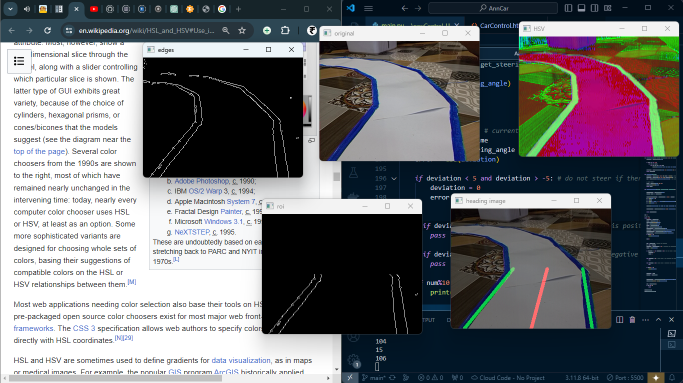
#> input picture image.png, 1365 x 765 px, given in place of video, which was not available (shown at 1/2 size)
$ python main.py
#> lines starting #> are read from the running program, lines starting #| are printed output that depends on the picture; after the words box and inside, x2 and y2 are one past the last pixel; in counts of white or black regions, pixels touching at a corner belong together; pictures that were not available may be replaced by others from this repository, and a replacement may not be noted
import math
import time
import cv2
import numpy as np
import asyncio
import aiohttp
videoUrl = 'http://192.168.0.100:8080/video'
carUrl = 'http://192.168.0.104/?State='

video = cv2.VideoCapture(videoUrl)
video.set(cv2.CAP_PROP_FRAME_WIDTH,320) # set the width to 320 p
video.set(cv2.CAP_PROP_FRAME_HEIGHT,240) # set the height to 240 p

async def steer_alvinn(url):
    async with aiohttp.ClientSession() as session:
        async with session.get(url) as response:
            return await response.text()


def convert_to_HSV(frame):
    hsv = cv2.cvtColor(frame,cv2.COLOR_BGR2HSV)
    cv2.imshow('HSV',hsv)
    return hsv

def region_of_interest(edges):
    height, width = edges.shape # extract the height and width of the edges frame
    mask = np.zeros_like(edges) # make an empty matrix with same dimensions of the edges frame

    # only focus lower half of the screen
    # specify the coordinates of 4 points (lower left, upper left, upper right, lower right)
    polygon = np.array([[
        (0, height),
        (0,  height/2),
        (width , height/2),
        (width , height),
    ]], np.int32)

    cv2.fillPoly(mask, polygon, 255) # fill the polygon with blue color
    cropped_edges = cv2.bitwise_and(edges, mask)
    cv2.imshow("roi",cropped_edges)
    return cropped_edges

def detect_line_segments(cropped_edges):
    rho = 1
    theta = np.pi / 180
    min_threshold = 10
    line_segments = cv2.HoughLinesP(cropped_edges, rho, theta, min_threshold,
                                    np.array([]), minLineLength=5, maxLineGap=0)
    return line_segments

def make_points(frame, line):
    height, width, _ = frame.shape
    slope, intercept = line
    y1 = height  # bottom of the frame
    y2 = int(y1 / 2)  # make points from middle of the frame down

    if slope == 0:
        slope = 0.1

    x1 = int((y1 - intercept) / slope)
    x2 = int((y2 - intercept) / slope)

    return [[x1, y1, x2, y2]]

def average_slope_intercept(frame, line_segments):
    lane_lines = []

    if line_segments is None:
        print("no line segment detected")
        return lane_lines

    height, width,_ = frame.shape
    left_fit = []
    right_fit = []
    boundary = 1/3

    left_region_boundary = width * (1 - boundary)
    right_region_boundary = width * boundary

    for line_segment in line_segments:
        for x1, y1, x2, y2 in line_segment:
            if x1 == x2:
                # print("skipping vertical lines (slope = infinity)")
                continue

            fit = np.polyfit((x1, x2), (y1, y2), 1)
            slope = (y2 - y1) / (x2 - x1)
            intercept = y1 - (slope * x1)

            if slope < 0:
                if x1 < left_region_boundary and x2 < left_region_boundary:
                    left_fit.append((slope, intercept))
            else:
                if x1 > right_region_boundary and x2 > right_region_boundary:
                    right_fit.append((slope, intercept))

    left_fit_average = np.average(left_fit, axis=0)
    if len(left_fit) > 0:
        lane_lines.append(make_points(frame, left_fit_average))

    right_fit_average = np.average(right_fit, axis=0)
    if len(right_fit) > 0:
        lane_lines.append(make_points(frame, right_fit_average))

    # lane_lines is a 2-D array consisting the coordinates of the right and left lane lines
    # for example: lane_lines = [[x1,y1,x2,y2],[x1,y1,x2,y2]]
    # where the left array is for left lane and the right array is for right lane
    # all coordinate points are in pixels
    return lane_lines

def get_steering_angle(frame, lane_lines):
    height, width, _ = frame.shape

    if len(lane_lines) == 2: # if two lane lines are detected
        _, _, left_x2, _ = lane_lines[0][0] # extract left x2 from lane_lines array
        _, _, right_x2, _ = lane_lines[1][0] # extract right x2 from lane_lines array
        mid = int(width / 2)
        x_offset = (left_x2 + right_x2) / 2 - mid
        y_offset = int(height / 2)

    elif len(lane_lines) == 1: # if only one line is detected
        x1, _, x2, _ = lane_lines[0][0]
        x_offset = x2 - x1
        y_offset = int(height / 2)

    elif len(lane_lines) == 0: # if no line is detected
        x_offset = 0
        y_offset = int(height / 2)

    angle_to_mid_radian = math.atan(x_offset / y_offset)
    angle_to_mid_deg = int(angle_to_mid_radian * 180.0 / math.pi)
    steering_angle = angle_to_mid_deg + 90

    return steering_angle

def display_lines(frame, lines, line_color=(0, 255, 0), line_width=6): # line color (B,G,R)
    line_image = np.zeros_like(frame)

    if lines is not None:
        for line in lines:
            for x1, y1, x2, y2 in line:
                cv2.line(line_image, (x1, y1), (x2, y2), line_color, line_width)

    line_image = cv2.addWeighted(frame, 0.8, line_image, 1, 1)
    return line_image

def detect_edges(frame):
    lower_blue = np.array([90, 120, 0], dtype = "uint8") # lower limit of blue color
    upper_blue = np.array([150, 255, 255], dtype="uint8") # upper limit of blue color
    mask = cv2.inRange(frame,lower_blue,upper_blue) # this mask will filter out everything but blue

    # detect edges
    edges = cv2.Canny(mask, 50, 100)
    cv2.imshow("edges",edges)
    return edges

def display_heading_line(frame, steering_angle, line_color=(0, 0, 255), line_width=5 ):

    heading_image = np.zeros_like(frame)
    height, width, _ = frame.shape

    steering_angle_radian = steering_angle / 180.0 * math.pi
    x1 = int(width / 2)
    y1 = height
    x2 = int(x1 - height / 2 / math.tan(steering_angle_radian))
    y2 = int(height / 2)

    cv2.line(heading_image, (x1, y1), (x2, y2), line_color, line_width)

    heading_image = cv2.addWeighted(frame, 0.8, heading_image, 1, 1)

    return heading_image

# The loop
async def main():
    num = 0
    lastTime = 0
    lastError = 0

    # PD constants
    Kp = 0.4
    Kd = Kp * 0.65

    while True:
        ret,frame = video.read()
        frame = cv2.flip(frame, 1)
        cv2.imshow("original",frame)
        hsv = convert_to_HSV(frame)
        edges = detect_edges(hsv)
        roi = region_of_interest(edges)
        line_segments = detect_line_segments(roi)
        lane_lines = average_slope_intercept(frame,line_segments)
        lane_lines_image = display_lines(frame,lane_lines)
        steering_angle = get_steering_angle(frame, lane_lines)
        if num%7 == 0:
            print(steering_angle)


            now = time.time() # current time variable
            dt = now - lastTime
            deviation = steering_angle - 90 # equivalent to angle_to_mid_deg variable
            error = abs(deviation)

            if deviation < 5 and deviation > -5: # do not steer if there is a 10-degree error range
                deviation = 0
                error = 0
                data = await steer_alvinn(carUrl+'60')

            elif deviation > 5: # steer right if the deviation is positive
                data = await steer_alvinn(carUrl+'80')

            elif deviation < -5: # steer left if deviation is negative
                data = await steer_alvinn(carUrl+'40')


        lastError = error
        lastTime = time.time()
        num+=1


        heading_image = display_heading_line(lane_lines_image,steering_angle)
        cv2.imshow("heading image",heading_image)

        key = cv2.waitKey(1)
        if key == 27:
            break
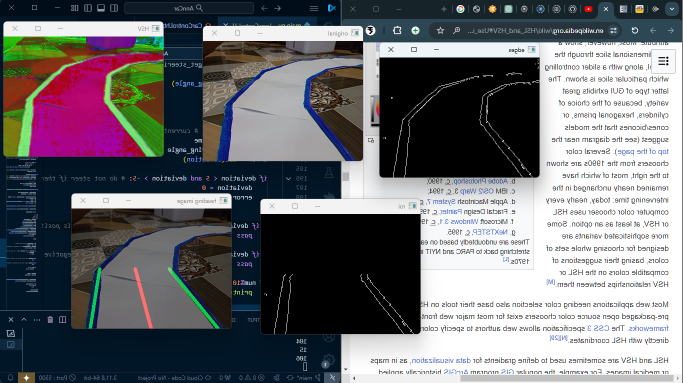
#> window 'original': shape (765, 1365, 3) (shown at 1/2 size); mean B, G, R 115.5, 111.4, 110.5
#> in convert_to_HSV, `hsv = cv2.cvtColor(frame,cv2.COLOR_BGR2HSV)`: hsv: shape (765, 1365, 3); mean H, S, V 52.8, 88.7, 125.8
#> in detect_edges, `lower_blue = np.array([90, 120, 0], dtype = "uint8")`: lower_blue = [90, 120, 0]
#> in detect_edges, `mask = cv2.inRange(frame,lower_blue,upper_blue)`:
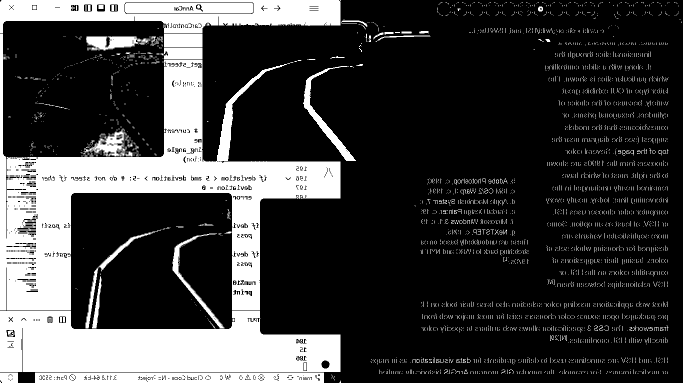
#> mask: shape (765, 1365) (shown at 1/2 size); 23.7% white; 3933 white regions (3814 under 20 px), largest, box (x1, y1, x2, y2) and area: (0, 68, 681, 621) 107385, (0, 622, 681, 744) 62487, (0, 0, 681, 67) 30861
#> in detect_edges, `edges = cv2.Canny(mask, 50, 100)`:
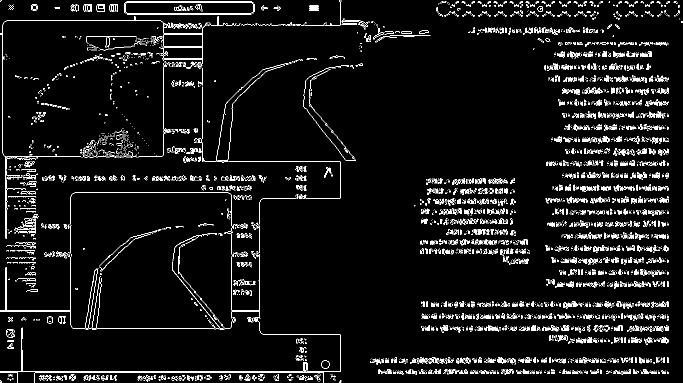
#> edges: shape (765, 1365) (shown at 1/2 size); 5.1% white in thin lines or dots
#> in region_of_interest, `height, width = edges.shape`: height = 765; width = 1365
#> in region_of_interest, `polygon = np.array([[ (0, height), (0,  height/2), (width , height/2),..`: polygon = [[0, 765], [0, 382], [1365, 382], [1365, 765]]
#> in region_of_interest, `cv2.fillPoly(mask, polygon, 255)`:
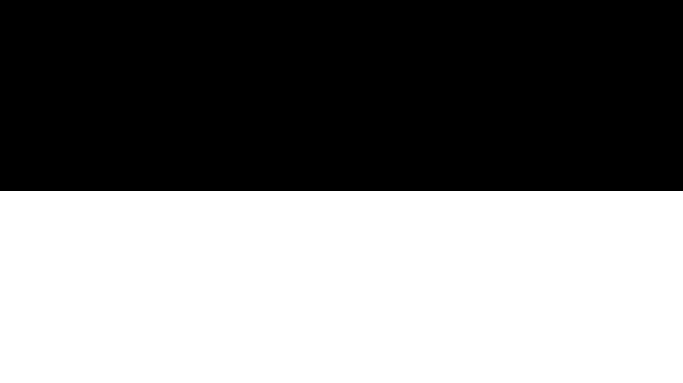
#> mask: shape (765, 1365) (shown at 1/2 size); 50.1% white; 1 black region, box (x1, y1, x2, y2) and area: (0, 0, 1365, 382) 521430
#> in region_of_interest, `cropped_edges = cv2.bitwise_and(edges, mask)`:
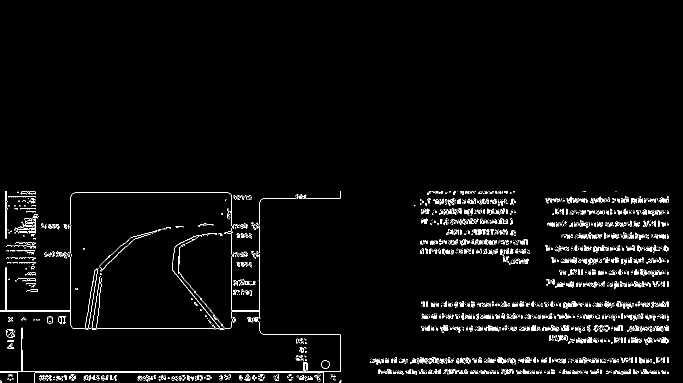
#> cropped_edges: shape (765, 1365) (shown at 1/2 size); 2.8% white in thin lines or dots, all inside (x1, y1, x2, y2) = (0, 382, 1337, 765)
#> in detect_line_segments, `rho = 1`: rho = 1
#> in detect_line_segments, `line_segments = cv2.HoughLinesP(cropped_edges, rho, theta, min_thresho..`: line_segments = 167 rows, first 6: [0, 743, 606, 743], [70, 745, 647, 745], [194, 657, 427, 657], [519, 505, 519, 451], [463, 619, 463, 513], [480, 622, 519, 622]
#> in average_slope_intercept, `lane_lines = []`: lane_lines = []
#> the loop in average_slope_intercept, `for line_segment in line_segments:` made 167 passes
#> after the loop in average_slope_intercept, `for line_segment in line_segments:`: left_fit = [(-0.111, 564.6), (-9, 2255), (-0.2, 697)]; right_fit = 35 pairs, first value 0 to 0.167, second value 396 to 760
#> in average_slope_intercept, `left_fit_average = np.average(left_fit, axis=0)`: left_fit_average = [-3.1, 1172.2]
#> in make_points, `slope, intercept = line`: slope = -3.1; intercept = 1172.2
#> in make_points, `x1 = int((y1 - intercept) / slope)`: x1 = 131
#> in make_points, `x2 = int((y2 - intercept) / slope)`: x2 = 254
#> in average_slope_intercept, `right_fit_average = np.average(right_fit, axis=0)`: right_fit_average = [0.00476, 617.4]
#> in display_lines, `line_image = np.zeros_like(frame)`: line_image: shape (765, 1365, 3); every value is 0
#> the loop in display_lines, `for line in lines:` made 2 passes
#> line on passes 1 to 2: [[131, 765, 254, 382]], [[30997, 765, -49432, 382]]
#> after the loop in display_lines, `for line in lines:`:
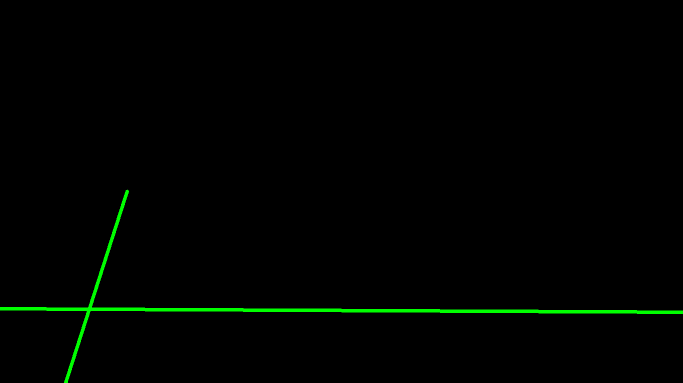
#> line_image: shape (765, 1365, 3) (shown at 1/2 size); mean B, G, R 0, 3, 0
#> in display_lines, `line_image = cv2.addWeighted(frame, 0.8, line_image, 1, 1)`:
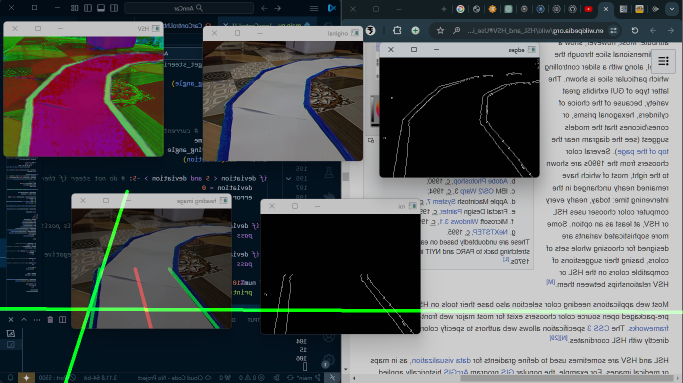
#> line_image: shape (765, 1365, 3) (shown at 1/2 size); mean B, G, R 93.4, 92.1, 89.4
#> in get_steering_angle, `height, width, _ = frame.shape`: height = 765; width = 1365
#> in get_steering_angle, `_, _, left_x2, _ = lane_lines[0][0]`: left_x2 = 254
#> in get_steering_angle, `_, _, right_x2, _ = lane_lines[1][0]`: right_x2 = -49432
#> in get_steering_angle, `mid = int(width / 2)`: mid = 682
#> in get_steering_angle, `x_offset = (left_x2 + right_x2) / 2 - mid`: x_offset = -25271
#> in get_steering_angle, `y_offset = int(height / 2)`: y_offset = 382
#> in get_steering_angle, `angle_to_mid_radian = math.atan(x_offset / y_offset)`: angle_to_mid_radian = -1.56
#> in get_steering_angle, `angle_to_mid_deg = int(angle_to_mid_radian * 180.0 / math.pi)`: angle_to_mid_deg = -89
#> in get_steering_angle, `steering_angle = angle_to_mid_deg + 90`: steering_angle = 1
if __name__ == "__main__":
    asyncio.run(main())
#> (the call stopped at `async def steer_alvinn(url): async with aiohttp.ClientSession() as ses..`: aiohttp is not available in this run)

video.release()
cv2.destroyAllWindows()
